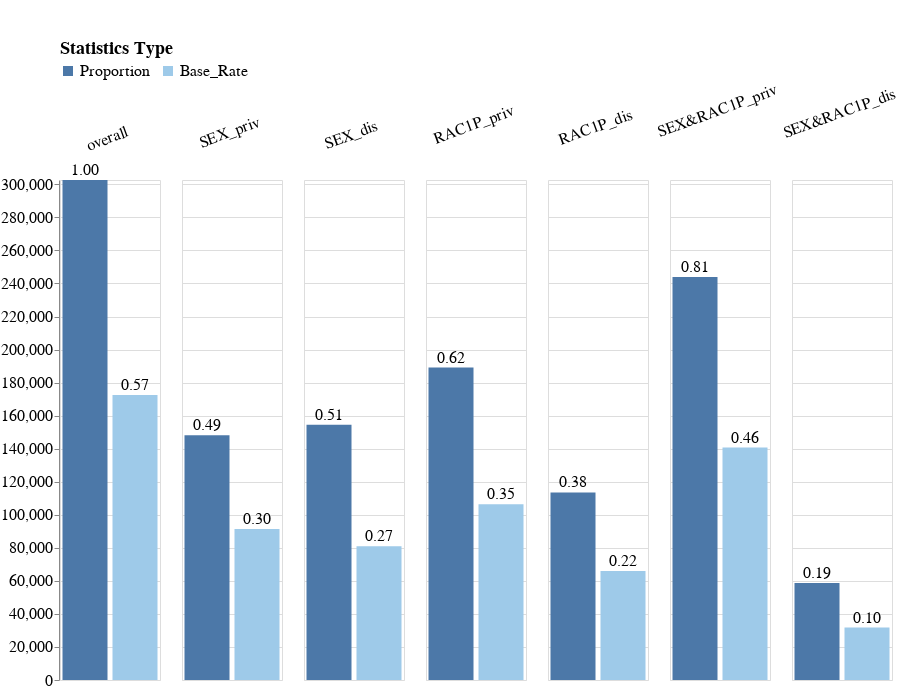

The notebook cell this image was saved under:
### Markdown cell above
## Check proportions and base rates

### Code cell
create_dataset_stats_bar_chart(data_loader.X_data, data_loader.y_data, sensitive_attributes_dct)

### Figure 1 — Vega-Lite specification as saved in the notebook (floating-point values rounded to 4 significant figures)
{"config": {"view": {"continuousWidth": 400, "continuousHeight": 300}, "axis": {"labelFontSize": 16, "titleFontSize": 18}, "headerColumn": {"labelFontSize": 16, "titleFontSize": 18}, "padding": {"top": 40}}, "data": {"name": "data-14b012011ba94c01f6c35ed5e1bb08ff"}, "facet": {"column": {"field": "Subgroup", "header": {"labelAlign": "center", "labelAnchor": "middle", "labelAngle": -20, "labelPadding": -15}, "sort": ["overall", "SEX_priv", "SEX_dis", "RAC1P_priv", "RAC1P_dis", "SEX&RAC1P_priv", "SEX&RAC1P_dis"], "title": "", "type": "nominal"}}, "spec": {"layer": [{"mark": "bar", "encoding": {"color": {"field": "Statistics_Type", "legend": {"direction": "horizontal", "labelFontSize": 16, "legendX": 0, "legendY": -140, "orient": "none", "title": "Statistics Type", "titleFontSize": 18}, "scale": {"scheme": "tableau20"}, "sort": ["Proportion", "Base_Rate"], "type": "nominal"}, "x": {"axis": null, "field": "Statistics_Type", "sort": ["Proportion", "Base_Rate"], "type": "nominal"}, "y": {"axis": {"grid": true}, "field": "Num_Rows", "scale": {"domain": [0, 302600.0]}, "title": "", "type": "quantitative"}}}, {"mark": {"type": "text", "baseline": "middle", "dy": -10, "fontSize": 16}, "encoding": {"color": {"value": "black"}, "text": {"field": "Percentage", "format": ",.2f", "type": "quantitative"}, "x": {"axis": null, "field": "Statistics_Type", "sort": ["Proportion", "Base_Rate"], "type": "nominal"}, "y": {"axis": {"grid": true}, "field": "Num_Rows", "scale": {"domain": [0, 302600.0]}, "title": "", "type": "quantitative"}}}], "height": 500, "width": 100}, "$schema": "https://vega.github.io/schema/vega-lite/v4.17.0.json", "datasets": {"data-14b012011ba94c01f6c35ed5e1bb08ff": [{"Subgroup": "overall", "Percentage": 1.0, "Num_Rows": 302640, "Statistics_Type": "Proportion"}, {"Subgroup": "overall", "Percentage": 0.5698, "Num_Rows": 172456, "Statistics_Type": "Base_Rate"}, {"Subgroup": "SEX_priv", "Percentage": 0.4896, "Num_Rows": 148175, "Statistics_Type": "Proportion"}, {"Subgroup": "SEX_priv", "Percentage": 0.3021, "Num_Rows": 91434, "Statistics_Type": "Base_Rate"}, {"Subgroup": "SEX_dis", "Percentage": 0.5104, "Num_Rows": 154465, "Statistics_Type": "Proportion"}, {"Subgroup": "SEX_dis", "Percentage": 0.2677, "Num_Rows": 81022, "Statistics_Type": "Base_Rate"}, {"Subgroup": "RAC1P_priv", "Percentage": 0.6248, "Num_Rows": 189095, "Statistics_Type": "Proportion"}, {"Subgroup": "RAC1P_priv", "Percentage": 0.3516, "Num_Rows": 106418, "Statistics_Type": "Base_Rate"}, {"Subgroup": "RAC1P_dis", "Percentage": 0.3752, "Num_Rows": 113545, "Statistics_Type": "Proportion"}, {"Subgroup": "RAC1P_dis", "Percentage": 0.2182, "Num_Rows": 66038, "Statistics_Type": "Base_Rate"}, {"Subgroup": "SEX&RAC1P_priv", "Percentage": 0.8061, "Num_Rows": 243951, "Statistics_Type": "Proportion"}, {"Subgroup": "SEX&RAC1P_priv", "Percentage": 0.4649, "Num_Rows": 140689, "Statistics_Type": "Base_Rate"}, {"Subgroup": "SEX&RAC1P_dis", "Percentage": 0.1939, "Num_Rows": 58689, "Statistics_Type": "Proportion"}, {"Subgroup": "SEX&RAC1P_dis", "Percentage": 0.105, "Num_Rows": 31767, "Statistics_Type": "Base_Rate"}]}}
